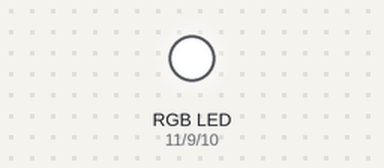
A sketch run on a simulated Arduino Uno, built with avr-gcc and run on an emulated ATmega328P. Parts: an RGB LED mixed from three pins (HIGH = lit). What the sketch prints to the serial monitor is not drawn.

Above: at 0.05 s.
Timing chart, 0 to 3.0 s (numbered marks = the images above):
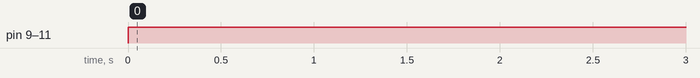

The sketch:

arduino_rgb_module.ino
```cpp
/*

THREE COLOUR (FULL COLOUR) LED

Revised: 20th October 2018
By Seb Jensen

RED GOES TO D11
GREEN GOES TO D9
BLUE GOES TO D10
GROUND GOES TO GROUND

*/

int redpin = 11; //select the pin for the red LED
int bluepin =10; // select the pin for the  blue LED
int greenpin =9;// select the pin for the green LED

int val;

void setup() {
  pinMode(redpin, OUTPUT);
  pinMode(bluepin, OUTPUT);
  pinMode(greenpin, OUTPUT);
  Serial.begin(9600);
}

void loop()
{
for(val=255; val>0; val--)
  {
   analogWrite(11, 255);
   analogWrite(10, 0-val);
   analogWrite(9, 0-val);
   delay(1);
  }
for(val=0; val<255; val++)
  {
   analogWrite(11, 255);
   analogWrite(10, 0-val);
   analogWrite(9, 0-val);
   delay(1);
  }
 Serial.println(val, DEC);
}
```

Measured:
- by itself, pin 9 (greenpin), pin 10 (bluepin), pin 11 (redpin): LOW → HIGH at 0.00 s
